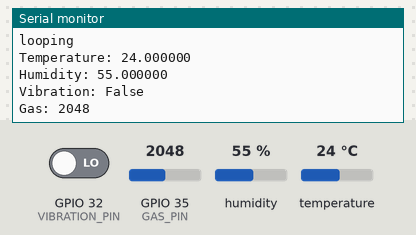
The program below on a simulated ESP32. On the bench: the last lines printed to the serial monitor. Inputs (shaded band) come from the test bench; at power-on: GPIO 32 (VIBRATION_PIN) LOW, humidity 55 %, GPIO 35 (GAS_PIN) = 2048, temperature 24 °C.

Above: at 10.8 s.
10.9 s: GPIO 32 (VIBRATION_PIN) driven HIGH
21.5 s: humidity set to 22 %
At 26.3 s:
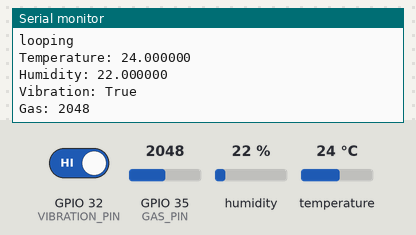
29.0 s: GPIO 35 (GAS_PIN) set to 2866
At 31.1 s:
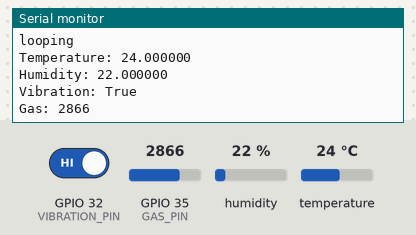
36.5 s: temperature set to 12 °C
44.0 s: GPIO 35 (GAS_PIN) set to 3603
At 46.4 s:
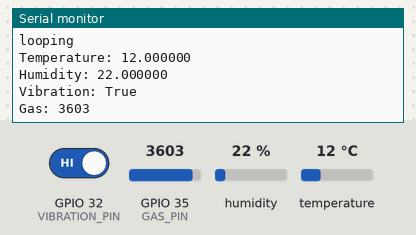
51.5 s: humidity set to 40 %
At 55.8 s:
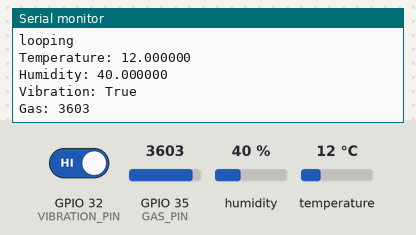
Timing chart, 0 to 57.3 s (numbered marks = the images above; inputs shaded):
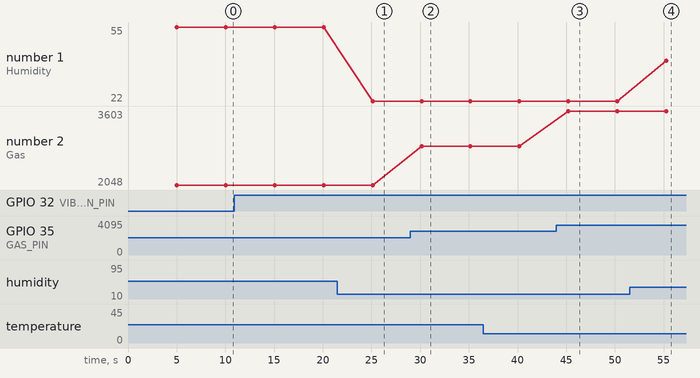

Measured:
- after the input at 21.5 s, the serial monitor: prints a new line after 3.6 s (image 1)
- after the input at 29.0 s, the serial monitor: prints a new line after 1.1 s (image 2)
- after the input at 44.0 s, the serial monitor: prints a new line after 1.2 s (image 3)
- after the input at 51.5 s, the serial monitor: prints a new line after 3.8 s (image 4)
- plotted number 1: 55 → 22 after the input at 21.5 s, 22 → 40 after the input at 51.5 s
- plotted number 2: 2048 → 2866 after the input at 29.0 s, 2866 → 3603 after the input at 44.0 s

The program:

main.cpp
```cpp
#include <Adafruit_Sensor.h>
#include <Arduino.h>
#include <DHT.h>

class VibrationSensor
{
public:
  explicit VibrationSensor(short pinNumber) : pinNumber(pinNumber)
  {
    pinMode(this->pinNumber, INPUT);
  }

  boolean vibrationPresent() { return digitalRead(this->pinNumber) >= 1; }

private:
  short pinNumber;
};

class GasSensor
{
public:
  explicit GasSensor(short pinNumber) : pinNumber(pinNumber) {}

  int readValue() { return analogRead(this->pinNumber); }

private:
  short pinNumber;
};

static constexpr auto VIBRATION_PIN = 32;
static constexpr auto DHT_PIN       = 33;
static constexpr auto DHT_TYPE      = DHT11;
static constexpr auto GAS_PIN       = 35;

static DHT             dht(DHT_PIN, DHT_TYPE);
static VibrationSensor vibrationSensor(VIBRATION_PIN);
static GasSensor       gasSensor(GAS_PIN);

void setup()
{
  Serial.begin(115200);
  Serial.println("Commencing serial communication");

  dht.begin();
}

void loop()
{
  delay(5000);

  if (!dht.read())
  {
    Serial.println("Skipping one");

    return;
  }

  Serial.println("looping");
  Serial.printf("Temperature: %f\n", dht.readTemperature());
  Serial.printf("Humidity: %f\n", dht.readHumidity());
  Serial.printf("Vibration: %s\n",
                vibrationSensor.vibrationPresent() ? "True" : "False");
  Serial.printf("Gas: %d\n", gasSensor.readValue());
}
```
